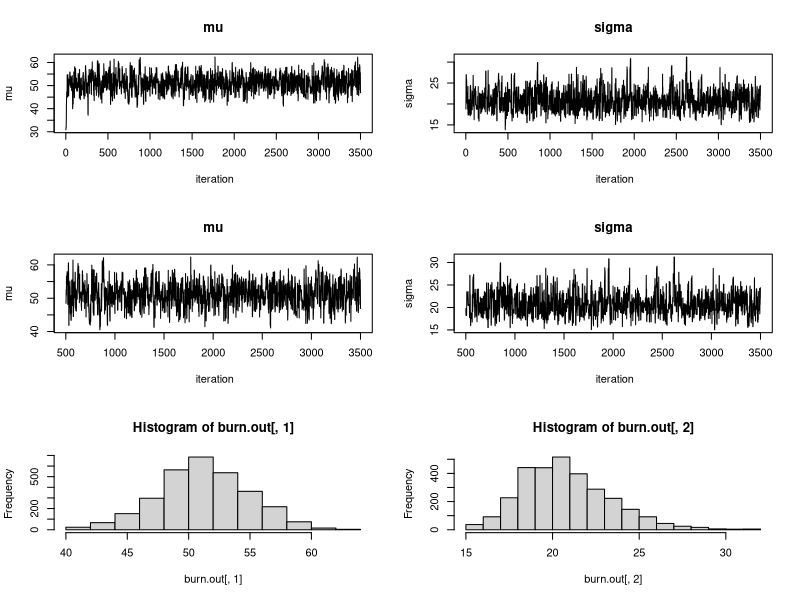

The R source for this figure:
# Metropolis-Hastings

# 事前分布のハイパーパラメータ
mu0 <- 50; sig0 <-10
r0 <- 4; s0 <- 200
fixedsig <- 5 

iterations <- 3500
y <- c(60,100,76,35,14,25,56,30,22,50,33,76,58,67,28,48,63,53,54,33,34,38,33,57,63,84,46,28,79,89)
ybar <- mean(y)
s <- sd(y)
n <- length(y)
mat <- matrix(nrow=iterations, ncol=2)

# 初期値
tau <- rgamma(1, r0/2, s0/2)
sig <- sqrt(1/tau) # stdであることに注意
mu <- rnorm(1, mean=mu0, sd=sig)

for(t in 1:iterations){
	mu1 <- (n*ybar + mu0) / (n+1) # fix
	sig1 <- sqrt(sig^2 / (n+1)) # 初期値sig依存
	r1 <- r0 + n # fix
	s1 <- s0 + n*s^2 + (n*(ybar-mu0)^2) / (n+1) # 初期値sig依存
	
	# about mu
	z <- rnorm(1, 0, fixedsig)
	u <- runif(1, 0, 1)
	mudash <- mu + z

	pi <-     (sig1^2)^(-1/2)*exp((-(mu-mu1)^2)/(2*sig1^2))*
			(sig^2)^(-r1/2-1)*exp(-s1/(2*sig^2))
	pidash <- (sig1^2)^(-1/2)*exp((-(mudash-mu1)^2)/(2*sig1^2))*
			(sig^2)^(-r1/2-1)*exp(-s1/(2*sig^2))
	alpha <- min(1, pidash/pi)

	if(u <= alpha){
		mu <- mudash
	}

	# about sigma
	z <- rnorm(1, 0, fixedsig)
	u <- runif(1, 0, 1)
	sigdash <- sig + z

	pi <-     (sig1^2)^(-1/2)*exp((-(mu-mu1)^2)/(2*sig1^2))*
			(sig^2)^(-r1/2-1)*exp(-s1/(2*sig^2))

	sig1 <- sqrt(sigdash^2/(n+1))
	s1 <- s0+n*s^2+(n*(ybar-mu0)^2)/(n+1)

	pidash <- (sig1^2)^(-1/2)*exp((-(mu-mu1)^2)/(2*sig1^2))*
			(sigdash^2)^(-r1/2-1)*exp(-s1/(2*sigdash^2))
	alpha <- min(1, pidash/pi)

	if(u <= alpha){
	  # sig1，s1の更新はforの最初にsig依存で行うため不要
		sig <- sigdash 
	}
	mat[t,] <- c(mu, sig)
}
init <- 501
burn.out <- mat[init:iterations,]
op <- par(mfrow=c(3,2))
p <- 1:iterations
q <- init:iterations
plot(p, mat[,1], type="l", main="mu", xlab=" iteration", ylab="mu", lty=1, lwd=1);
plot(p, mat[,2], type="l", main="sigma", xlab=" iteration", ylab="sigma", lty=1, lwd=1);
plot(q, burn.out[,1], type="l", main="mu", xlab=" iteration", ylab="mu", lty=1, lwd=1);
plot(q, burn.out[,2], type="l", main="sigma", xlab=" iteration", ylab="sigma", lty=1, lwd=1);
hist(burn.out[,1])
hist(burn.out[,2])
par(op)


# 数値出力
cat("mu Bayesian estimation   :")
print(mean(burn.out[,1]))
cat("mu MLE                   :")
print(ybar)
cat("sigma Bayesian estimation:")
print(mean(burn.out[,2]))
cat("variance                 :")
print(var(y))
cat("std                      :")
print(sd(y))